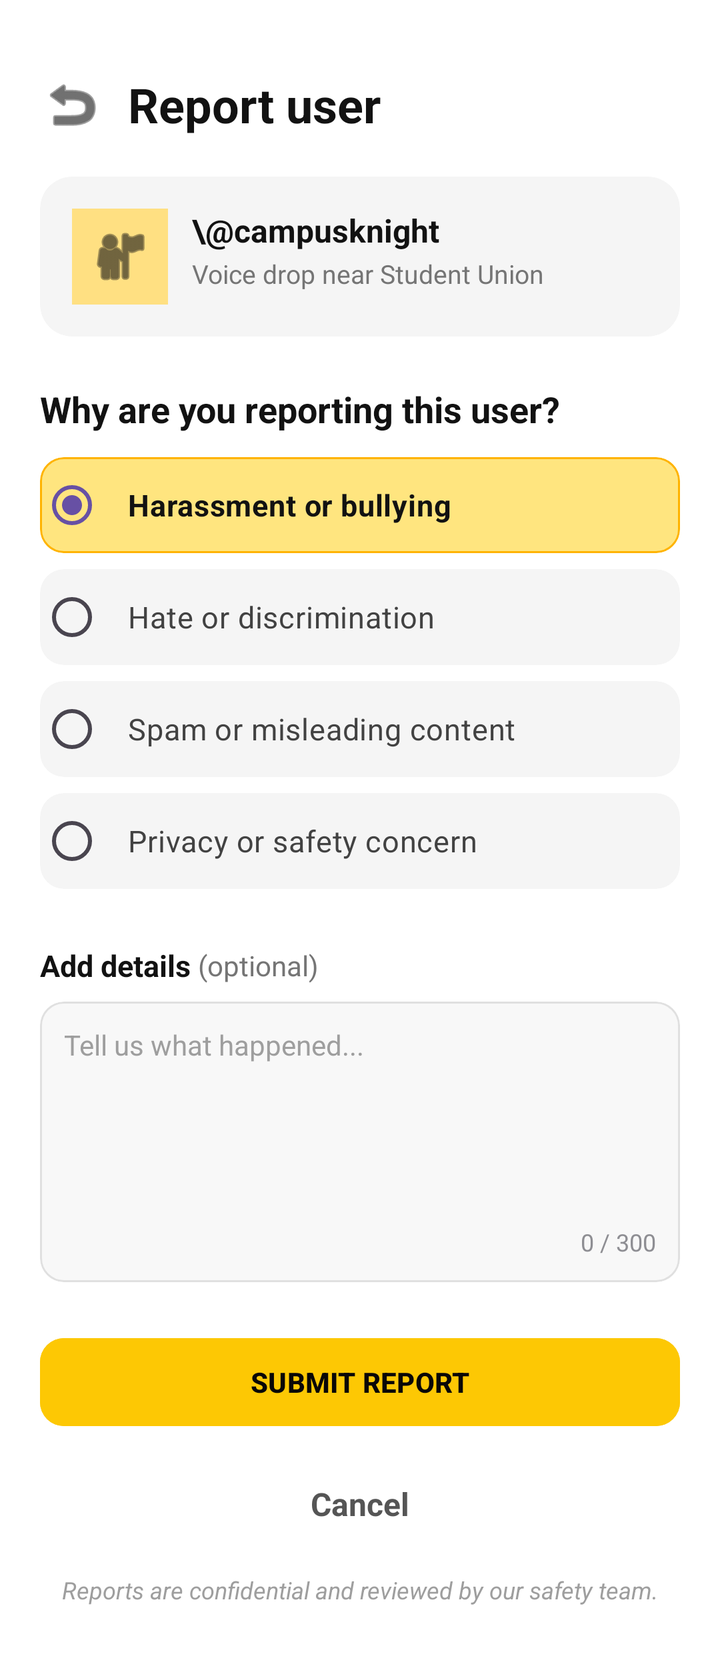
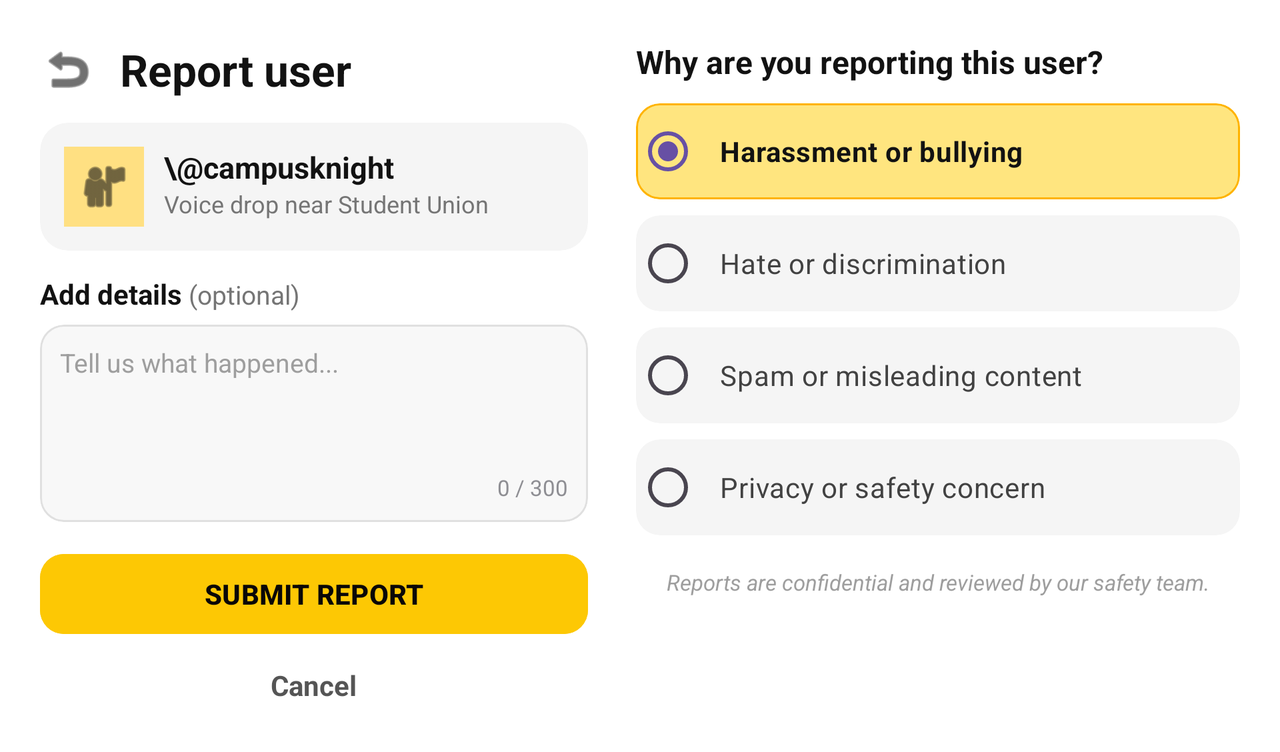

An Android layout and its configuration variant, each rendered on a device that would load it. The default file and the variant file are quoted in full after the pictures.
<!-- AndroidManifest.xml: application theme Theme.AudioGraffiti -->
<!-- res/layout/report_user_page.xml -->
<?xml version="1.0" encoding="utf-8"?>
<ScrollView xmlns:android="http://schemas.android.com/apk/res/android"
    xmlns:app="http://schemas.android.com/apk/res-auto"
    xmlns:tools="http://schemas.android.com/tools"
    android:layout_width="match_parent"
    android:layout_height="match_parent"
    android:background="#FFFFFF"
    android:fillViewport="true">

    <androidx.constraintlayout.widget.ConstraintLayout
        android:layout_width="match_parent"
        android:layout_height="wrap_content"
        android:padding="20dp">

        
        <ImageView
            android:id="@+id/back_button"
            android:layout_width="32dp"
            android:layout_height="32dp"
            android:contentDescription="Back"
            android:src="@android:drawable/ic_menu_revert"
            app:layout_constraintBottom_toBottomOf="@+id/header_title"
            app:layout_constraintStart_toStartOf="parent"
            app:layout_constraintTop_toTopOf="@+id/header_title"
            app:tint="#121212" />

        <TextView
            android:id="@+id/header_title"
            android:layout_width="wrap_content"
            android:layout_height="wrap_content"
            android:layout_marginStart="12dp"
            android:layout_marginTop="16dp"
            android:text="Report user"
            android:textColor="#121212"
            android:textSize="24sp"
            android:textStyle="bold"
            app:layout_constraintStart_toEndOf="@+id/back_button"
            app:layout_constraintTop_toTopOf="parent" />

        
        <com.google.android.material.card.MaterialCardView
            android:id="@+id/otherUser_cardview"
            android:layout_width="0dp"
            android:layout_height="wrap_content"
            android:layout_marginTop="20dp"
            app:cardBackgroundColor="#F5F5F5"
            app:cardCornerRadius="16dp"
            app:cardElevation="0dp"
            app:strokeWidth="0dp"
            app:layout_constraintEnd_toEndOf="parent"
            app:layout_constraintStart_toStartOf="parent"
            app:layout_constraintTop_toBottomOf="@+id/header_title">

            <androidx.constraintlayout.widget.ConstraintLayout
                android:layout_width="match_parent"
                android:layout_height="wrap_content"
                android:padding="16dp">

                
                <ImageView
                    android:id="@+id/avatar_imageView"
                    android:layout_width="48dp"
                    android:layout_height="48dp"
                    android:background="#FFE082"
                    android:padding="8dp"
                    android:src="@android:drawable/ic_menu_myplaces"
                    app:layout_constraintBottom_toBottomOf="parent"
                    app:layout_constraintStart_toStartOf="parent"
                    app:layout_constraintTop_toTopOf="parent"
                    app:tint="#121212" />

                
                <TextView
                    android:id="@+id/username_textView"
                    android:layout_width="0dp"
                    android:layout_height="wrap_content"
                    android:layout_marginStart="12dp"
                    android:text="\@campusknight"
                    android:textColor="#121212"
                    android:textSize="16sp"
                    android:textStyle="bold"
                    app:layout_constraintEnd_toEndOf="parent"
                    app:layout_constraintStart_toEndOf="@+id/avatar_imageView"
                    app:layout_constraintTop_toTopOf="parent" />

                
                <TextView
                    android:id="@+id/userContext_textView"
                    android:layout_width="0dp"
                    android:layout_height="wrap_content"
                    android:layout_marginStart="12dp"
                    android:layout_marginTop="2dp"
                    android:text="Voice drop near Student Union"
                    android:textColor="#757575"
                    android:textSize="13sp"
                    app:layout_constraintEnd_toEndOf="parent"
                    app:layout_constraintStart_toEndOf="@+id/avatar_imageView"
                    app:layout_constraintTop_toBottomOf="@+id/username_textView" />

            </androidx.constraintlayout.widget.ConstraintLayout>

        </com.google.android.material.card.MaterialCardView>

        
        <TextView
            android:id="@+id/reason_header"
            android:layout_width="0dp"
            android:layout_height="wrap_content"
            android:layout_marginTop="24dp"
            android:text="Why are you reporting this user?"
            android:textColor="#121212"
            android:textSize="18sp"
            android:textStyle="bold"
            app:layout_constraintEnd_toEndOf="parent"
            app:layout_constraintStart_toStartOf="parent"
            app:layout_constraintTop_toBottomOf="@+id/otherUser_cardview" />

        
        <RadioGroup
            android:id="@+id/reportReasons_radioGroup"
            android:layout_width="0dp"
            android:layout_height="wrap_content"
            android:layout_marginTop="12dp"
            app:layout_constraintEnd_toEndOf="parent"
            app:layout_constraintStart_toStartOf="parent"
            app:layout_constraintTop_toBottomOf="@+id/reason_header">

            
            <com.google.android.material.card.MaterialCardView
                android:layout_width="match_parent"
                android:layout_height="wrap_content"
                android:layout_marginBottom="8dp"
                app:cardBackgroundColor="#FFE57F"
                app:cardCornerRadius="12dp"
                app:cardElevation="0dp"
                app:strokeColor="#FFB300"
                app:strokeWidth="1dp">

                <RadioButton
                    android:id="@+id/reason_harassment"
                    android:layout_width="match_parent"
                    android:layout_height="wrap_content"
                    android:checked="true"
                    android:padding="12dp"
                    android:text="Harassment or bullying"
                    android:textColor="#121212"
                    android:textSize="15sp"
                    android:textStyle="bold" />
            </com.google.android.material.card.MaterialCardView>

            
            <com.google.android.material.card.MaterialCardView
                android:layout_width="match_parent"
                android:layout_height="wrap_content"
                android:layout_marginBottom="8dp"
                app:cardBackgroundColor="#F5F5F5"
                app:cardCornerRadius="12dp"
                app:cardElevation="0dp"
                app:strokeWidth="0dp">

                <RadioButton
                    android:id="@+id/reason_hate"
                    android:layout_width="match_parent"
                    android:layout_height="wrap_content"
                    android:padding="12dp"
                    android:text="Hate or discrimination"
                    android:textColor="#424242"
                    android:textSize="15sp" />
            </com.google.android.material.card.MaterialCardView>

            
            <com.google.android.material.card.MaterialCardView
                android:layout_width="match_parent"
                android:layout_height="wrap_content"
                android:layout_marginBottom="8dp"
                app:cardBackgroundColor="#F5F5F5"
                app:cardCornerRadius="12dp"
                app:cardElevation="0dp"
                app:strokeWidth="0dp">

                <RadioButton
                    android:id="@+id/reason_spam"
                    android:layout_width="match_parent"
                    android:layout_height="wrap_content"
                    android:padding="12dp"
                    android:text="Spam or misleading content"
                    android:textColor="#424242"
                    android:textSize="15sp" />
            </com.google.android.material.card.MaterialCardView>

            
            <com.google.android.material.card.MaterialCardView
                android:layout_width="match_parent"
                android:layout_height="wrap_content"
                android:layout_marginBottom="8dp"
                app:cardBackgroundColor="#F5F5F5"
                app:cardCornerRadius="12dp"
                app:cardElevation="0dp"
                app:strokeWidth="0dp">

                <RadioButton
                    android:id="@+id/reason_privacy"
                    android:layout_width="match_parent"
                    android:layout_height="wrap_content"
                    android:padding="12dp"
                    android:text="Privacy or safety concern"
                    android:textColor="#424242"
                    android:textSize="15sp" />
            </com.google.android.material.card.MaterialCardView>

        </RadioGroup>

        
        <TextView
            android:id="@+id/details_label"
            android:layout_width="wrap_content"
            android:layout_height="wrap_content"
            android:layout_marginTop="20dp"
            android:text="Add details "
            android:textColor="#121212"
            android:textSize="15sp"
            android:textStyle="bold"
            app:layout_constraintStart_toStartOf="parent"
            app:layout_constraintTop_toBottomOf="@+id/reportReasons_radioGroup" />

        <TextView
            android:id="@+id/details_optional_label"
            android:layout_width="wrap_content"
            android:layout_height="wrap_content"
            android:text="(optional)"
            android:textColor="#757575"
            android:textSize="14sp"
            app:layout_constraintBottom_toBottomOf="@+id/details_label"
            app:layout_constraintStart_toEndOf="@+id/details_label"
            app:layout_constraintTop_toTopOf="@+id/details_label" />

        <com.google.android.material.card.MaterialCardView
            android:id="@+id/details_card"
            android:layout_width="0dp"
            android:layout_height="wrap_content"
            android:layout_marginTop="8dp"
            app:cardBackgroundColor="#F8F8F8"
            app:cardCornerRadius="12dp"
            app:cardElevation="0dp"
            app:strokeColor="#E0E0E0"
            app:strokeWidth="1dp"
            app:layout_constraintEnd_toEndOf="parent"
            app:layout_constraintStart_toStartOf="parent"
            app:layout_constraintTop_toBottomOf="@+id/details_label">

            <androidx.constraintlayout.widget.ConstraintLayout
                android:layout_width="match_parent"
                android:layout_height="wrap_content"
                android:padding="12dp">

                <EditText
                    android:id="@+id/details_editText"
                    android:layout_width="0dp"
                    android:layout_height="100dp"
                    android:background="@null"
                    android:gravity="top|start"
                    android:hint="Tell us what happened..."
                    android:inputType="textMultiLine"
                    android:textColor="#121212"
                    android:textColorHint="#9E9E9E"
                    android:textSize="14sp"
                    app:layout_constraintEnd_toEndOf="parent"
                    app:layout_constraintStart_toStartOf="parent"
                    app:layout_constraintTop_toTopOf="parent" />

                <TextView
                    android:id="@+id/charCount_textView"
                    android:layout_width="wrap_content"
                    android:layout_height="wrap_content"
                    android:text="0 / 300"
                    android:textColor="#8E8E93"
                    android:textSize="12sp"
                    app:layout_constraintBottom_toBottomOf="parent"
                    app:layout_constraintEnd_toEndOf="parent"
                    app:layout_constraintTop_toBottomOf="@+id/details_editText" />

            </androidx.constraintlayout.widget.ConstraintLayout>

        </com.google.android.material.card.MaterialCardView>

        
        <Button
            android:id="@+id/submitReport_button"
            android:layout_width="0dp"
            android:layout_height="52dp"
            android:layout_marginTop="24dp"
            android:backgroundTint="#FDC804"
            android:text="SUBMIT REPORT"
            android:textColor="#090707"
            android:textStyle="bold"
            app:cornerRadius="12dp"
            app:layout_constraintEnd_toEndOf="parent"
            app:layout_constraintStart_toStartOf="parent"
            app:layout_constraintTop_toBottomOf="@+id/details_card" />

        
        <TextView
            android:id="@+id/cancel_button"
            android:layout_width="wrap_content"
            android:layout_height="wrap_content"
            android:layout_marginTop="16dp"
            android:padding="8dp"
            android:text="Cancel"
            android:textColor="#555555"
            android:textSize="16sp"
            android:textStyle="bold"
            app:layout_constraintEnd_toEndOf="parent"
            app:layout_constraintStart_toStartOf="parent"
            app:layout_constraintTop_toBottomOf="@+id/submitReport_button" />

        
        <TextView
            android:id="@+id/disclaimer_textView"
            android:layout_width="0dp"
            android:layout_height="wrap_content"
            android:layout_marginTop="16dp"
            android:layout_marginBottom="16dp"
            android:gravity="center"
            android:text="Reports are confidential and reviewed by our safety team."
            android:textColor="#9E9E9E"
            android:textSize="12sp"
            android:textStyle="italic"
            app:layout_constraintBottom_toBottomOf="parent"
            app:layout_constraintEnd_toEndOf="parent"
            app:layout_constraintStart_toStartOf="parent"
            app:layout_constraintTop_toBottomOf="@+id/cancel_button" />

    </androidx.constraintlayout.widget.ConstraintLayout>

</ScrollView>
<!-- resources referenced by this layout -->
<resources>
  <style name="Theme.AudioGraffiti" parent="Base.Theme.AudioGraffiti" />
  <style name="Base.Theme.AudioGraffiti" parent="Theme.Material3.DayNight.NoActionBar">
          
      </style>
</resources>
<!-- res/layout-land/report_user_page.xml (the repository's variant of the layout above) -->
<!-- drawn on the phone turned sideways -->
<?xml version="1.0" encoding="utf-8"?>
<ScrollView xmlns:android="http://schemas.android.com/apk/res/android"
    xmlns:app="http://schemas.android.com/apk/res-auto"
    xmlns:tools="http://schemas.android.com/tools"
    android:layout_width="match_parent"
    android:layout_height="match_parent"
    android:background="#FFFFFF"
    android:fillViewport="true">

    <LinearLayout
        android:layout_width="match_parent"
        android:layout_height="wrap_content"
        android:baselineAligned="false"
        android:orientation="horizontal"
        android:padding="20dp">

        
        <LinearLayout
            android:layout_width="0dp"
            android:layout_height="wrap_content"
            android:layout_weight="1"
            android:layout_marginEnd="12dp"
            android:orientation="vertical">

            
            <LinearLayout
                android:layout_width="wrap_content"
                android:layout_height="wrap_content"
                android:gravity="center_vertical"
                android:orientation="horizontal">

                <ImageView
                    android:id="@+id/back_button"
                    android:layout_width="28dp"
                    android:layout_height="28dp"
                    android:contentDescription="Back"
                    android:src="@android:drawable/ic_menu_revert"
                    app:tint="#121212" />

                <TextView
                    android:id="@+id/header_title"
                    android:layout_width="wrap_content"
                    android:layout_height="wrap_content"
                    android:layout_marginStart="12dp"
                    android:text="Report user"
                    android:textColor="#121212"
                    android:textSize="22sp"
                    android:textStyle="bold" />
            </LinearLayout>

            
            <com.google.android.material.card.MaterialCardView
                android:id="@+id/otherUser_cardview"
                android:layout_width="match_parent"
                android:layout_height="wrap_content"
                android:layout_marginTop="12dp"
                app:cardBackgroundColor="#F5F5F5"
                app:cardCornerRadius="14dp"
                app:cardElevation="0dp"
                app:strokeWidth="0dp">

                <androidx.constraintlayout.widget.ConstraintLayout
                    android:layout_width="match_parent"
                    android:layout_height="wrap_content"
                    android:padding="12dp">

                    <ImageView
                        android:id="@+id/avatar_imageView"
                        android:layout_width="40dp"
                        android:layout_height="40dp"
                        android:background="#FFE082"
                        android:padding="6dp"
                        android:src="@android:drawable/ic_menu_myplaces"
                        app:layout_constraintBottom_toBottomOf="parent"
                        app:layout_constraintStart_toStartOf="parent"
                        app:layout_constraintTop_toTopOf="parent"
                        app:tint="#121212" />

                    <TextView
                        android:id="@+id/username_textView"
                        android:layout_width="0dp"
                        android:layout_height="wrap_content"
                        android:layout_marginStart="10dp"
                        android:text="\@campusknight"
                        android:textColor="#121212"
                        android:textSize="15sp"
                        android:textStyle="bold"
                        app:layout_constraintEnd_toEndOf="parent"
                        app:layout_constraintStart_toEndOf="@+id/avatar_imageView"
                        app:layout_constraintTop_toTopOf="parent" />

                    <TextView
                        android:id="@+id/userContext_textView"
                        android:layout_width="0dp"
                        android:layout_height="wrap_content"
                        android:layout_marginStart="10dp"
                        android:text="Voice drop near Student Union"
                        android:textColor="#757575"
                        android:textSize="12sp"
                        app:layout_constraintEnd_toEndOf="parent"
                        app:layout_constraintStart_toEndOf="@+id/avatar_imageView"
                        app:layout_constraintTop_toBottomOf="@+id/username_textView" />

                </androidx.constraintlayout.widget.ConstraintLayout>

            </com.google.android.material.card.MaterialCardView>

            
            <LinearLayout
                android:layout_width="wrap_content"
                android:layout_height="wrap_content"
                android:layout_marginTop="12dp"
                android:orientation="horizontal">

                <TextView
                    android:id="@+id/details_label"
                    android:layout_width="wrap_content"
                    android:layout_height="wrap_content"
                    android:text="Add details "
                    android:textColor="#121212"
                    android:textSize="14sp"
                    android:textStyle="bold" />

                <TextView
                    android:id="@+id/details_optional_label"
                    android:layout_width="wrap_content"
                    android:layout_height="wrap_content"
                    android:text="(optional)"
                    android:textColor="#757575"
                    android:textSize="13sp" />
            </LinearLayout>

            <com.google.android.material.card.MaterialCardView
                android:id="@+id/details_card"
                android:layout_width="match_parent"
                android:layout_height="wrap_content"
                android:layout_marginTop="6dp"
                app:cardBackgroundColor="#F8F8F8"
                app:cardCornerRadius="12dp"
                app:cardElevation="0dp"
                app:strokeColor="#E0E0E0"
                app:strokeWidth="1dp">

                <androidx.constraintlayout.widget.ConstraintLayout
                    android:layout_width="match_parent"
                    android:layout_height="wrap_content"
                    android:padding="10dp">

                    <EditText
                        android:id="@+id/details_editText"
                        android:layout_width="0dp"
                        android:layout_height="64dp"
                        android:background="@null"
                        android:gravity="top|start"
                        android:hint="Tell us what happened..."
                        android:inputType="textMultiLine"
                        android:textColor="#121212"
                        android:textColorHint="#9E9E9E"
                        android:textSize="13sp"
                        app:layout_constraintEnd_toEndOf="parent"
                        app:layout_constraintStart_toStartOf="parent"
                        app:layout_constraintTop_toTopOf="parent" />

                    <TextView
                        android:id="@+id/charCount_textView"
                        android:layout_width="wrap_content"
                        android:layout_height="wrap_content"
                        android:text="0 / 300"
                        android:textColor="#8E8E93"
                        android:textSize="11sp"
                        app:layout_constraintBottom_toBottomOf="parent"
                        app:layout_constraintEnd_toEndOf="parent"
                        app:layout_constraintTop_toBottomOf="@+id/details_editText" />

                </androidx.constraintlayout.widget.ConstraintLayout>

            </com.google.android.material.card.MaterialCardView>

            
            <Button
                android:id="@+id/submitReport_button"
                android:layout_width="match_parent"
                android:layout_height="48dp"
                android:layout_marginTop="12dp"
                android:backgroundTint="#FDC804"
                android:text="SUBMIT REPORT"
                android:textColor="#090707"
                android:textStyle="bold"
                app:cornerRadius="12dp" />

            <TextView
                android:id="@+id/cancel_button"
                android:layout_width="wrap_content"
                android:layout_height="wrap_content"
                android:layout_gravity="center_horizontal"
                android:layout_marginTop="8dp"
                android:padding="4dp"
                android:text="Cancel"
                android:textColor="#555555"
                android:textSize="14sp"
                android:textStyle="bold" />

        </LinearLayout>

        
        <LinearLayout
            android:layout_width="0dp"
            android:layout_height="wrap_content"
            android:layout_weight="1.1"
            android:layout_marginStart="12dp"
            android:orientation="vertical">

            <TextView
                android:id="@+id/reason_header"
                android:layout_width="wrap_content"
                android:layout_height="wrap_content"
                android:text="Why are you reporting this user?"
                android:textColor="#121212"
                android:textSize="16sp"
                android:textStyle="bold" />

            <RadioGroup
                android:id="@+id/reportReasons_radioGroup"
                android:layout_width="match_parent"
                android:layout_height="wrap_content"
                android:layout_marginTop="10dp">

                
                <com.google.android.material.card.MaterialCardView
                    android:layout_width="match_parent"
                    android:layout_height="wrap_content"
                    android:layout_marginBottom="8dp"
                    app:cardBackgroundColor="#FFE57F"
                    app:cardCornerRadius="12dp"
                    app:cardElevation="0dp"
                    app:strokeColor="#FFB300"
                    app:strokeWidth="1dp">

                    <RadioButton
                        android:id="@+id/reason_harassment"
                        android:layout_width="match_parent"
                        android:layout_height="wrap_content"
                        android:checked="true"
                        android:padding="10dp"
                        android:text="Harassment or bullying"
                        android:textColor="#121212"
                        android:textSize="14sp"
                        android:textStyle="bold" />
                </com.google.android.material.card.MaterialCardView>

                
                <com.google.android.material.card.MaterialCardView
                    android:layout_width="match_parent"
                    android:layout_height="wrap_content"
                    android:layout_marginBottom="8dp"
                    app:cardBackgroundColor="#F5F5F5"
                    app:cardCornerRadius="12dp"
                    app:cardElevation="0dp"
                    app:strokeWidth="0dp">

                    <RadioButton
                        android:id="@+id/reason_hate"
                        android:layout_width="match_parent"
                        android:layout_height="wrap_content"
                        android:padding="10dp"
                        android:text="Hate or discrimination"
                        android:textColor="#424242"
                        android:textSize="14sp" />
                </com.google.android.material.card.MaterialCardView>

                
                <com.google.android.material.card.MaterialCardView
                    android:layout_width="match_parent"
                    android:layout_height="wrap_content"
                    android:layout_marginBottom="8dp"
                    app:cardBackgroundColor="#F5F5F5"
                    app:cardCornerRadius="12dp"
                    app:cardElevation="0dp"
                    app:strokeWidth="0dp">

                    <RadioButton
                        android:id="@+id/reason_spam"
                        android:layout_width="match_parent"
                        android:layout_height="wrap_content"
                        android:padding="10dp"
                        android:text="Spam or misleading content"
                        android:textColor="#424242"
                        android:textSize="14sp" />
                </com.google.android.material.card.MaterialCardView>

                
                <com.google.android.material.card.MaterialCardView
                    android:layout_width="match_parent"
                    android:layout_height="wrap_content"
                    android:layout_marginBottom="8dp"
                    app:cardBackgroundColor="#F5F5F5"
                    app:cardCornerRadius="12dp"
                    app:cardElevation="0dp"
                    app:strokeWidth="0dp">

                    <RadioButton
                        android:id="@+id/reason_privacy"
                        android:layout_width="match_parent"
                        android:layout_height="wrap_content"
                        android:padding="10dp"
                        android:text="Privacy or safety concern"
                        android:textColor="#424242"
                        android:textSize="14sp" />
                </com.google.android.material.card.MaterialCardView>

            </RadioGroup>

            
            <TextView
                android:id="@+id/disclaimer_textView"
                android:layout_width="match_parent"
                android:layout_height="wrap_content"
                android:layout_marginTop="8dp"
                android:gravity="center"
                android:text="Reports are confidential and reviewed by our safety team."
                android:textColor="#9E9E9E"
                android:textSize="11sp"
                android:textStyle="italic" />

        </LinearLayout>

    </LinearLayout>

</ScrollView>
